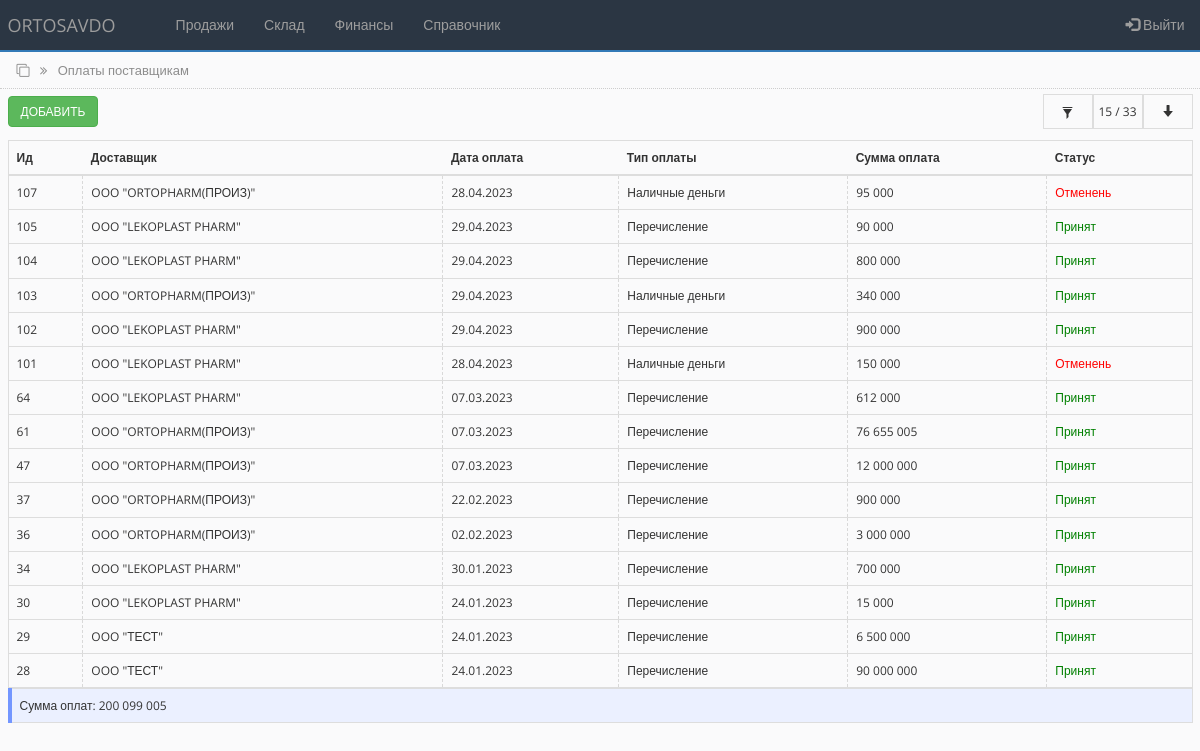
The page /supplier_list.php (signed in) on the database its author committed.
### tables this page shows
CREATE TABLE `supplier` (
  `id` int(50) NOT NULL,
  `id_supplier` int(11) NOT NULL,
  `come_id` int(50) NOT NULL DEFAULT '0',
  `credit` int(100) NOT NULL DEFAULT '0',
  `debt` int(100) NOT NULL DEFAULT '0',
  `payment_type` varchar(250) NOT NULL DEFAULT 'Перечисление',
  `order_date` timestamp NOT NULL DEFAULT CURRENT_TIMESTAMP,
  `status` int(50) NOT NULL DEFAULT '0',
  `del` int(10) NOT NULL DEFAULT '0'
);

CREATE TABLE `supplier_tbl` (
  `id` int(255) NOT NULL,
  `name` varchar(250) NOT NULL,
  `alternative_name` varchar(250) NOT NULL,
  `inn` varchar(250) NOT NULL,
  `nds` varchar(250) NOT NULL,
  `raschetny_schet` varchar(250) NOT NULL,
  `mfo` varchar(100) NOT NULL,
  `address` varchar(250) NOT NULL,
  `contact` varchar(250) NOT NULL,
  `director` varchar(250) NOT NULL,
  `accountant` varchar(250) NOT NULL,
  `sts` int(10) NOT NULL DEFAULT '1'
);

### bot_lib.php (called while the page is built, shortened)
<?php
function get_supplier($connect, $supplier_id){
	$query = "SELECT * FROM supplier_tbl WHERE id='$supplier_id'";
	$result = mysqli_query($connect, $query);
	$supplier = mysqli_fetch_assoc($result);
	return $supplier;
}
?>

### supplier_list.php (the view, shortened to what this page needs)
<?php
include('settings.php');
include('bot_lib.php');
$limit = 15;
if (isset($_POST['id_contractor']) AND isset($_POST['from_date']) AND isset($_POST['to_date'])) {
   $id_cont = $_POST['id_contractor'];
   $fr_date = $_POST['from_date'];
   $to_date = $_POST['to_date'];
   $bg_sts = '#ebf0ff';
   $display_sts = 'none';
   $display_sts_filer_on = 'true';
    $query = "SELECT * FROM supplier WHERE id_supplier = '$id_cont' AND debt!='0' AND order_date >= '$fr_date' AND order_date <= '$to_date' ORDER BY id DESC";
    $all_debt_query = "SELECT sum(debt) as all_debt, count(id) as allcount FROM supplier WHERE id_supplier = '$id_cont' AND debt!='0' AND order_date >= '$fr_date' AND order_date <= '$to_date' ORDER BY id DESC";
}
else {
    $query = "SELECT * FROM supplier WHERE debt!='0' ORDER BY id desc LIMIT 0,".$limit;
    $all_debt_query = "SELECT sum(debt) as all_debt, count(id) as allcount FROM supplier WHERE debt!='0'";
}
$all_debt_result = mysqli_query ($connect, $all_debt_query);
$all_debt_fetch = mysqli_fetch_array($all_debt_result);
$all_debt = $all_debt_fetch['all_debt'];
$all_count = $all_debt_fetch['allcount'];
$rs_result = mysqli_query ($connect, $query);
?>
<!DOCTYPE html>
<html lang="ru">
<head>
    <link rel="stylesheet" href="https://maxcdn.bootstrapcdn.com/bootstrap/3.4.1/css/bootstrap.min.css">
    <link rel="stylesheet" href="https://cdnjs.cloudflare.com/ajax/libs/font-awesome/4.7.0/css/font-awesome.min.css">
    <link rel="stylesheet" href="css/bootstrap-grid.min.css">
    <link rel="stylesheet" href="https://cdnjs.cloudflare.com/ajax/libs/selectize.js/0.15.2/css/selectize.default.min.css" />
    <link rel="stylesheet" href="css/style.css">
</head>
<body>
<?php include 'partSite/nav.php'; ?>
<div class="page_name">
    <div class="container-fluid">
        <i class="fa fa-clone" aria-hidden="true"></i>
        <i class="fa fa-angle-double-right right_cus"></i>
        <span class="right_cus">Оплаты поставщикам</span>
    </div>
</div>
<div class="toolbar">
        <div class="container-fluid">
            <div class="toolbar_wrapper">
                <div>
                    <a href="supplier_add.php"> <button type="button" class="btn btn-success">Добавить</button> </a>
                </div>
                <div class="filter-container">
                    <div style="background-color:<?php echo $bg_sts;?>" class="filter-container-item first" data-toggle="modal" data-target="#filter">
                    <span class="glyphicon glyphicon-filter"></span>
                    </div>
                    <div style="display:<?php echo $display_sts;?>" class="filter-container-item">
                        <span><span id="row_c"><?php echo $limit; ?></span> / <?php echo $all_count; ?></span>
                    </div>
                    <div style="display:<?php echo $display_sts;?>" class="filter-container-item">
                        <div class="loadmore">
                            <button class="btn btn-outline-info" type="button" id="loadBtn" value="+10"><span class="glyphicon glyphicon-arrow-down"></span></button>
                        </div>
                    </div>
                </div>
            </div>
        </div>
</div>
<div class="all_table" style="margin-top:5px;">
    <div class="container-fluid">
        <table class="table table-hover">
        <thead>
            <tr>
                <th scope="col">Ид</th>
                <th scope="col">Доставщик</th>
                <th scope="col">Дата оплата</th>
                <th scope="col">Тип оплаты</th>
                <th scope="col">Сумма оплата</th>
                <th scope="col">Статус</th>
            </tr>
        </thead>
        <tbody class="postList">
        <?php
            $i = 0;
            while ($row = mysqli_fetch_array($rs_result)) {
                $i++;
                if ($row['del'] == 0) {
                    $sts = "Принят";
                    $sts_color = "green";
                }else {
                    $sts = "Отменень";
                    $sts_color = "red";
                }
        ?>
            <tr data-toggle="collapse" data-target="#row<?php echo $i;?>" aria-expanded="true" class="accordion-toggle">
                <td><?php echo $row['id']; ?></td>
                <td><?php $user = get_supplier($connect, $row["id_supplier"]); echo $user["name"];?></td>
                <td><?php echo $date = date("d.m.Y", strtotime($row["order_date"])); ?></td>
                <td><?php echo $row['payment_type']; ?></td>
                <td><?php echo number_format($row['debt'], 0, ',', ' '); ?></td>
                <td style="color: <?php echo $sts_color; ?>"><?php echo $sts; ?></td>
            </tr>
        <?php
            };
        ?>
        </tbody>
        </table>
        <table class="table" style="background-color:#ebf0ff; border-left: 4px solid #7396ff;">
            <tr>
                <td style="text-align:left;">Сумма оплат: <?php echo number_format($all_debt, 0, ',', ' '); ?></td>
            </tr>
        </table>
    </div>
</div>
</body>
</html>

### css/style.css (style rules this page uses)
* { box-sizing: border-box; margin: 0; padding: 0; transition: all 0.01s; }
body { background-color: #FAFAFB; font-family: "Open Sans", sans-serif; font-size: 12px; }
.page_name { width: 100%; height: 37px; padding: 9px; margin-top: -20px; border-bottom: 1px dotted #CDCDCD; color: #8d8d8d; font-size: 13px; }
.right_cus { margin-left: 7px; }
.toolbar { width: 100%; height: 46px; margin: 0; padding: 5px 0; }
.toolbar .btn { text-transform: uppercase; font-size: 12px; }
.table { border-collapse: collapse; border: 1px solid #dddddd; margin-bottom: 0px; padding-top: 10px; }
table > tbody > tr > td { vertical-align: middle; border-left: 0.00001px dashed #d9d9d9; height: 80%; }
.toolbar_wrapper { width: 100%; display: flex; justify-content: space-between; align-items: center; }
.filter-container { min-height: 35px; display: grid; grid-template-columns: auto auto auto; align-items: center; justify-content: end; background-color: #fafafb; }
.filter-container .first { cursor: pointer; }
.filter-container-item { display: flex; align-items: center; justify-content: center; min-width: 50px; height: 100%; padding: 0 3px; border: 1px solid #dddddd; }
.filter-container-item button { width: 100%; background-color: #fafafb; outline: none !important; }

### rows shown on the page
supplier: id "107", supplier_tbl.name "OOO \"ORTOPHARM(ПРОИЗ)\"", order_date "28.04.2023", payment_type "Наличные деньги", debt "95 000", del "Отменень"
supplier: id "105", supplier_tbl.name "OOO \"LEKOPLAST PHARM\"", order_date "29.04.2023", payment_type "Перечисление", debt "90 000", del "Принят"
supplier: id "104", supplier_tbl.name "OOO \"LEKOPLAST PHARM\"", order_date "29.04.2023", payment_type "Перечисление", debt "800 000", del "Принят"
supplier: id "103", supplier_tbl.name "OOO \"ORTOPHARM(ПРОИЗ)\"", order_date "29.04.2023", payment_type "Наличные деньги", debt "340 000", del "Принят"
supplier: id "102", supplier_tbl.name "OOO \"LEKOPLAST PHARM\"", order_date "29.04.2023", payment_type "Перечисление", debt "900 000", del "Принят"
supplier: id "101", supplier_tbl.name "OOO \"LEKOPLAST PHARM\"", order_date "28.04.2023", payment_type "Наличные деньги", debt "150 000", del "Отменень"
supplier: id "64", supplier_tbl.name "OOO \"LEKOPLAST PHARM\"", order_date "07.03.2023", payment_type "Перечисление", debt "612 000", del "Принят"
supplier: id "61", supplier_tbl.name "OOO \"ORTOPHARM(ПРОИЗ)\"", order_date "07.03.2023", payment_type "Перечисление", debt "76 655 005", del "Принят"
supplier: id "47", supplier_tbl.name "OOO \"ORTOPHARM(ПРОИЗ)\"", order_date "07.03.2023", payment_type "Перечисление", debt "12 000 000", del "Принят"
supplier: id "37", supplier_tbl.name "OOO \"ORTOPHARM(ПРОИЗ)\"", order_date "22.02.2023", payment_type "Перечисление", debt "900 000", del "Принят"
supplier: id "36", supplier_tbl.name "OOO \"ORTOPHARM(ПРОИЗ)\"", order_date "02.02.2023", payment_type "Перечисление", debt "3 000 000", del "Принят"
supplier: id "34", supplier_tbl.name "OOO \"LEKOPLAST PHARM\"", order_date "30.01.2023", payment_type "Перечисление", debt "700 000", del "Принят"
supplier: id "30", supplier_tbl.name "OOO \"LEKOPLAST PHARM\"", order_date "24.01.2023", payment_type "Перечисление", debt "15 000", del "Принят"
supplier: id "29", supplier_tbl.name "OOO \"ТЕСТ\"", order_date "24.01.2023", payment_type "Перечисление", debt "6 500 000", del "Принят"
supplier: id "28", supplier_tbl.name "OOO \"ТЕСТ\"", order_date "24.01.2023", payment_type "Перечисление", debt "90 000 000", del "Принят"

### other values the page prints
$limit "15"
$all_count "33"
$all_debt "200 099 005"
